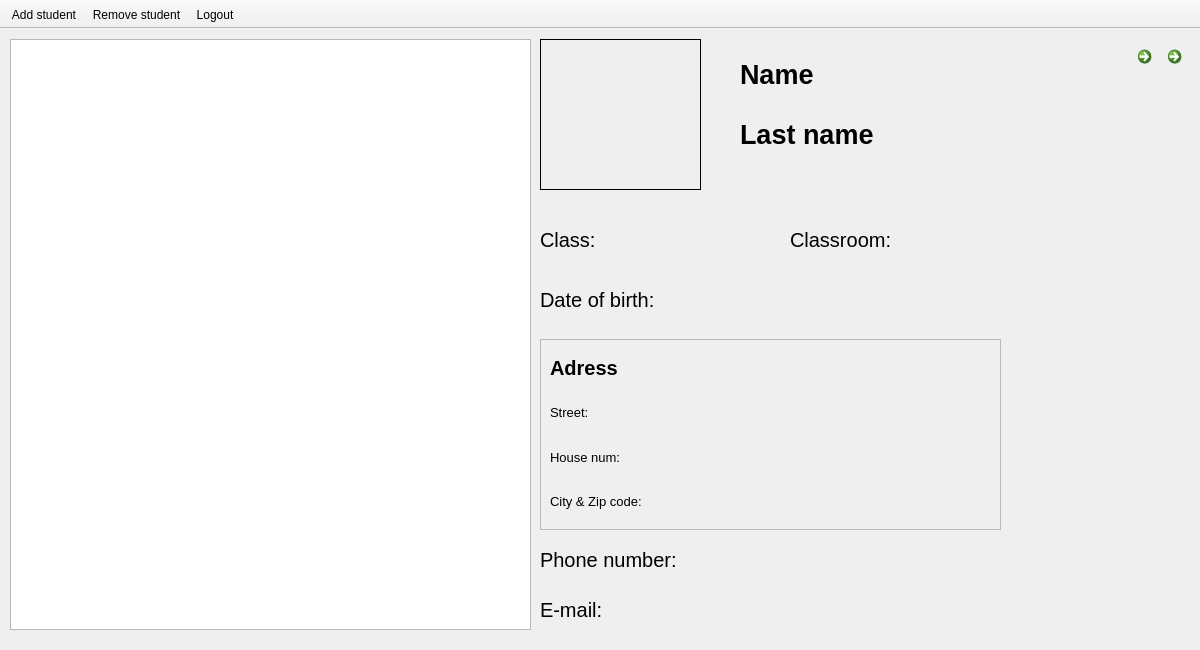
<?xml version="1.0" encoding="UTF-8"?>
<ui version="4.0">
 <class>ListWindow</class>
 <widget class="QMainWindow" name="ListWindow">
  <property name="geometry">
   <rect>
    <x>0</x>
    <y>0</y>
    <width>1200</width>
    <height>650</height>
   </rect>
  </property>
  <property name="sizePolicy">
   <sizepolicy hsizetype="Fixed" vsizetype="Fixed">
    <horstretch>0</horstretch>
    <verstretch>0</verstretch>
   </sizepolicy>
  </property>
  <property name="minimumSize">
   <size>
    <width>1200</width>
    <height>650</height>
   </size>
  </property>
  <property name="maximumSize">
   <size>
    <width>1200</width>
    <height>650</height>
   </size>
  </property>
  <property name="font">
   <font>
    <kerning>true</kerning>
   </font>
  </property>
  <property name="windowTitle">
   <string>Student managment system</string>
  </property>
  <property name="windowIcon">
   <iconset resource="icons.qrc">
    <normaloff>:/new/prefix1/school.png</normaloff>:/new/prefix1/school.png</iconset>
  </property>
  <widget class="QWidget" name="centralwidget">
   <widget class="QLabel" name="profilePic">
    <property name="geometry">
     <rect>
      <x>540</x>
      <y>10</y>
      <width>161</width>
      <height>151</height>
     </rect>
    </property>
    <property name="frameShape">
     <enum>QFrame::Box</enum>
    </property>
    <property name="text">
     <string/>
    </property>
    <property name="pixmap">
     <pixmap resource="icons.qrc">:/new/prefix1/avatar.png</pixmap>
    </property>
    <property name="scaledContents">
     <bool>true</bool>
    </property>
    <property name="wordWrap">
     <bool>false</bool>
    </property>
   </widget>
   <widget class="QLabel" name="name">
    <property name="geometry">
     <rect>
      <x>740</x>
      <y>20</y>
      <width>301</width>
      <height>51</height>
     </rect>
    </property>
    <property name="font">
     <font>
      <pointsize>20</pointsize>
      <weight>75</weight>
      <bold>true</bold>
     </font>
    </property>
    <property name="text">
     <string>Name</string>
    </property>
   </widget>
   <widget class="QLabel" name="lastName">
    <property name="geometry">
     <rect>
      <x>740</x>
      <y>80</y>
      <width>341</width>
      <height>51</height>
     </rect>
    </property>
    <property name="font">
     <font>
      <pointsize>20</pointsize>
      <weight>75</weight>
      <bold>true</bold>
     </font>
    </property>
    <property name="text">
     <string>Last name</string>
    </property>
   </widget>
   <widget class="QWidget" name="horizontalLayoutWidget">
    <property name="geometry">
     <rect>
      <x>540</x>
      <y>190</y>
      <width>241</width>
      <height>41</height>
     </rect>
    </property>
    <layout class="QHBoxLayout" name="horizontalLayout">
     <item>
      <widget class="QLabel" name="label_4">
       <property name="font">
        <font>
         <pointsize>15</pointsize>
        </font>
       </property>
       <property name="text">
        <string>Class:</string>
       </property>
      </widget>
     </item>
     <item>
      <widget class="QLabel" name="class_2">
       <property name="sizePolicy">
        <sizepolicy hsizetype="Expanding" vsizetype="Preferred">
         <horstretch>0</horstretch>
         <verstretch>0</verstretch>
        </sizepolicy>
       </property>
       <property name="font">
        <font>
         <pointsize>15</pointsize>
        </font>
       </property>
       <property name="text">
        <string/>
       </property>
      </widget>
     </item>
    </layout>
   </widget>
   <widget class="QWidget" name="horizontalLayoutWidget_2">
    <property name="geometry">
     <rect>
      <x>540</x>
      <y>250</y>
      <width>451</width>
      <height>41</height>
     </rect>
    </property>
    <layout class="QHBoxLayout" name="horizontalLayout_2">
     <item>
      <widget class="QLabel" name="label_6">
       <property name="font">
        <font>
         <pointsize>15</pointsize>
        </font>
       </property>
       <property name="text">
        <string>Date of birth:</string>
       </property>
      </widget>
     </item>
     <item>
      <widget class="QLabel" name="birth">
       <property name="sizePolicy">
        <sizepolicy hsizetype="Expanding" vsizetype="Preferred">
         <horstretch>0</horstretch>
         <verstretch>0</verstretch>
        </sizepolicy>
       </property>
       <property name="font">
        <font>
         <pointsize>15</pointsize>
        </font>
       </property>
       <property name="text">
        <string/>
       </property>
      </widget>
     </item>
    </layout>
   </widget>
   <widget class="QFrame" name="frame">
    <property name="geometry">
     <rect>
      <x>540</x>
      <y>310</y>
      <width>461</width>
      <height>191</height>
     </rect>
    </property>
    <property name="sizePolicy">
     <sizepolicy hsizetype="Expanding" vsizetype="Preferred">
      <horstretch>0</horstretch>
      <verstretch>0</verstretch>
     </sizepolicy>
    </property>
    <property name="minimumSize">
     <size>
      <width>221</width>
      <height>161</height>
     </size>
    </property>
    <property name="frameShape">
     <enum>QFrame::StyledPanel</enum>
    </property>
    <property name="frameShadow">
     <enum>QFrame::Plain</enum>
    </property>
    <widget class="QWidget" name="verticalLayoutWidget">
     <property name="geometry">
      <rect>
       <x>10</x>
       <y>10</y>
       <width>441</width>
       <height>171</height>
      </rect>
     </property>
     <layout class="QVBoxLayout" name="verticalLayout">
      <item>
       <widget class="QLabel" name="label_8">
        <property name="font">
         <font>
          <pointsize>15</pointsize>
          <weight>75</weight>
          <bold>true</bold>
         </font>
        </property>
        <property name="text">
         <string>Adress</string>
        </property>
       </widget>
      </item>
      <item>
       <layout class="QHBoxLayout" name="horizontalLayout_5">
        <item>
         <widget class="QLabel" name="label_9">
          <property name="font">
           <font>
            <pointsize>10</pointsize>
           </font>
          </property>
          <property name="text">
           <string>Street:</string>
          </property>
         </widget>
        </item>
        <item>
         <widget class="QLabel" name="street">
          <property name="sizePolicy">
           <sizepolicy hsizetype="Expanding" vsizetype="Preferred">
            <horstretch>0</horstretch>
            <verstretch>0</verstretch>
           </sizepolicy>
          </property>
          <property name="font">
           <font>
            <pointsize>10</pointsize>
           </font>
          </property>
          <property name="text">
           <string/>
          </property>
          <property name="scaledContents">
           <bool>true</bool>
          </property>
          <property name="wordWrap">
           <bool>true</bool>
          </property>
         </widget>
        </item>
       </layout>
      </item>
      <item>
       <layout class="QHBoxLayout" name="horizontalLayout_6">
        <item>
         <widget class="QLabel" name="label_10">
          <property name="font">
           <font>
            <pointsize>10</pointsize>
           </font>
          </property>
          <property name="text">
           <string>House num:</string>
          </property>
         </widget>
        </item>
        <item>
         <widget class="QLabel" name="houseNum">
          <property name="sizePolicy">
           <sizepolicy hsizetype="Expanding" vsizetype="Preferred">
            <horstretch>0</horstretch>
            <verstretch>0</verstretch>
           </sizepolicy>
          </property>
          <property name="font">
           <font>
            <pointsize>10</pointsize>
           </font>
          </property>
          <property name="text">
           <string/>
          </property>
          <property name="scaledContents">
           <bool>true</bool>
          </property>
          <property name="wordWrap">
           <bool>true</bool>
          </property>
         </widget>
        </item>
       </layout>
      </item>
      <item>
       <layout class="QHBoxLayout" name="horizontalLayout_7">
        <item>
         <widget class="QLabel" name="label_11">
          <property name="font">
           <font>
            <pointsize>10</pointsize>
           </font>
          </property>
          <property name="text">
           <string>City &amp; Zip code:</string>
          </property>
         </widget>
        </item>
        <item>
         <widget class="QLabel" name="zip">
          <property name="sizePolicy">
           <sizepolicy hsizetype="Expanding" vsizetype="Preferred">
            <horstretch>0</horstretch>
            <verstretch>0</verstretch>
           </sizepolicy>
          </property>
          <property name="font">
           <font>
            <pointsize>10</pointsize>
           </font>
          </property>
          <property name="text">
           <string/>
          </property>
          <property name="scaledContents">
           <bool>true</bool>
          </property>
          <property name="wordWrap">
           <bool>true</bool>
          </property>
         </widget>
        </item>
       </layout>
      </item>
     </layout>
    </widget>
   </widget>
   <widget class="QWidget" name="horizontalLayoutWidget_3">
    <property name="geometry">
     <rect>
      <x>790</x>
      <y>190</y>
      <width>331</width>
      <height>41</height>
     </rect>
    </property>
    <layout class="QHBoxLayout" name="horizontalLayout_3">
     <item>
      <widget class="QLabel" name="label_15">
       <property name="font">
        <font>
         <pointsize>15</pointsize>
        </font>
       </property>
       <property name="text">
        <string>Classroom:</string>
       </property>
      </widget>
     </item>
     <item>
      <widget class="QLabel" name="classroom">
       <property name="sizePolicy">
        <sizepolicy hsizetype="Expanding" vsizetype="Preferred">
         <horstretch>0</horstretch>
         <verstretch>0</verstretch>
        </sizepolicy>
       </property>
       <property name="font">
        <font>
         <pointsize>15</pointsize>
        </font>
       </property>
       <property name="text">
        <string/>
       </property>
      </widget>
     </item>
    </layout>
   </widget>
   <widget class="QWidget" name="horizontalLayoutWidget_4">
    <property name="geometry">
     <rect>
      <x>540</x>
      <y>510</y>
      <width>651</width>
      <height>41</height>
     </rect>
    </property>
    <layout class="QHBoxLayout" name="horizontalLayout_4">
     <item>
      <widget class="QLabel" name="label_17">
       <property name="font">
        <font>
         <pointsize>15</pointsize>
        </font>
       </property>
       <property name="text">
        <string>Phone number:</string>
       </property>
      </widget>
     </item>
     <item>
      <widget class="QLabel" name="phone">
       <property name="sizePolicy">
        <sizepolicy hsizetype="Expanding" vsizetype="Preferred">
         <horstretch>0</horstretch>
         <verstretch>0</verstretch>
        </sizepolicy>
       </property>
       <property name="font">
        <font>
         <pointsize>14</pointsize>
        </font>
       </property>
       <property name="text">
        <string/>
       </property>
      </widget>
     </item>
    </layout>
   </widget>
   <widget class="QListView" name="listView">
    <property name="geometry">
     <rect>
      <x>10</x>
      <y>10</y>
      <width>521</width>
      <height>591</height>
     </rect>
    </property>
    <property name="font">
     <font>
      <pointsize>17</pointsize>
     </font>
    </property>
   </widget>
   <widget class="QWidget" name="horizontalLayoutWidget_8">
    <property name="geometry">
     <rect>
      <x>540</x>
      <y>560</y>
      <width>651</width>
      <height>41</height>
     </rect>
    </property>
    <layout class="QHBoxLayout" name="horizontalLayout_8">
     <property name="spacing">
      <number>3</number>
     </property>
     <property name="sizeConstraint">
      <enum>QLayout::SetDefaultConstraint</enum>
     </property>
     <item>
      <widget class="QLabel" name="label_18">
       <property name="font">
        <font>
         <pointsize>15</pointsize>
        </font>
       </property>
       <property name="text">
        <string>E-mail:</string>
       </property>
       <property name="wordWrap">
        <bool>true</bool>
       </property>
      </widget>
     </item>
     <item>
      <widget class="QLabel" name="email">
       <property name="sizePolicy">
        <sizepolicy hsizetype="Expanding" vsizetype="Preferred">
         <horstretch>0</horstretch>
         <verstretch>0</verstretch>
        </sizepolicy>
       </property>
       <property name="font">
        <font>
         <pointsize>15</pointsize>
        </font>
       </property>
       <property name="text">
        <string/>
       </property>
      </widget>
     </item>
    </layout>
   </widget>
   <widget class="QCommandLinkButton" name="commandLinkButton">
    <property name="geometry">
     <rect>
      <x>1160</x>
      <y>10</y>
      <width>31</width>
      <height>40</height>
     </rect>
    </property>
    <property name="maximumSize">
     <size>
      <width>16777211</width>
      <height>16777215</height>
     </size>
    </property>
    <property name="toolTip">
     <string>Refresh</string>
    </property>
    <property name="text">
     <string/>
    </property>
    <property name="icon">
     <iconset resource="icons.qrc">
      <normaloff>:/new/prefix1/reload.png</normaloff>:/new/prefix1/reload.png</iconset>
    </property>
   </widget>
   <widget class="QCommandLinkButton" name="commandLinkButton_2">
    <property name="geometry">
     <rect>
      <x>1130</x>
      <y>10</y>
      <width>31</width>
      <height>40</height>
     </rect>
    </property>
    <property name="maximumSize">
     <size>
      <width>16777211</width>
      <height>16777215</height>
     </size>
    </property>
    <property name="toolTip">
     <string>Edit</string>
    </property>
    <property name="text">
     <string/>
    </property>
    <property name="icon">
     <iconset resource="icons.qrc">
      <normaloff>:/new/prefix1/edit.png</normaloff>:/new/prefix1/edit.png</iconset>
    </property>
   </widget>
  </widget>
  <widget class="QToolBar" name="toolBar">
   <property name="windowTitle">
    <string>toolBar</string>
   </property>
   <property name="movable">
    <bool>false</bool>
   </property>
   <property name="floatable">
    <bool>true</bool>
   </property>
   <attribute name="toolBarArea">
    <enum>TopToolBarArea</enum>
   </attribute>
   <attribute name="toolBarBreak">
    <bool>false</bool>
   </attribute>
   <addaction name="action_AddStudent"/>
   <addaction name="action_RemoveStudent"/>
   <addaction name="action_Logout"/>
  </widget>
  <action name="action_AddStudent">
   <property name="icon">
    <iconset resource="icons.qrc">
     <normaloff>:/new/prefix1/plus.png</normaloff>:/new/prefix1/plus.png</iconset>
   </property>
   <property name="text">
    <string>Add student</string>
   </property>
   <property name="shortcut">
    <string>Ctrl+A</string>
   </property>
  </action>
  <action name="action_RemoveStudent">
   <property name="icon">
    <iconset resource="icons.qrc">
     <normaloff>:/new/prefix1/minus.png</normaloff>:/new/prefix1/minus.png</iconset>
   </property>
   <property name="text">
    <string>Remove student</string>
   </property>
   <property name="toolTip">
    <string>Remove student</string>
   </property>
   <property name="shortcut">
    <string>Ctrl+R</string>
   </property>
  </action>
  <action name="action_Logout">
   <property name="icon">
    <iconset resource="icons.qrc">
     <normaloff>:/new/prefix1/exit.png</normaloff>:/new/prefix1/exit.png</iconset>
   </property>
   <property name="text">
    <string>Logout</string>
   </property>
   <property name="toolTip">
    <string>Logout</string>
   </property>
   <property name="shortcut">
    <string>Ctrl+Q</string>
   </property>
  </action>
 </widget>
 <resources>
  <include location="icons.qrc"/>
 </resources>
 <connections/>
</ui>
